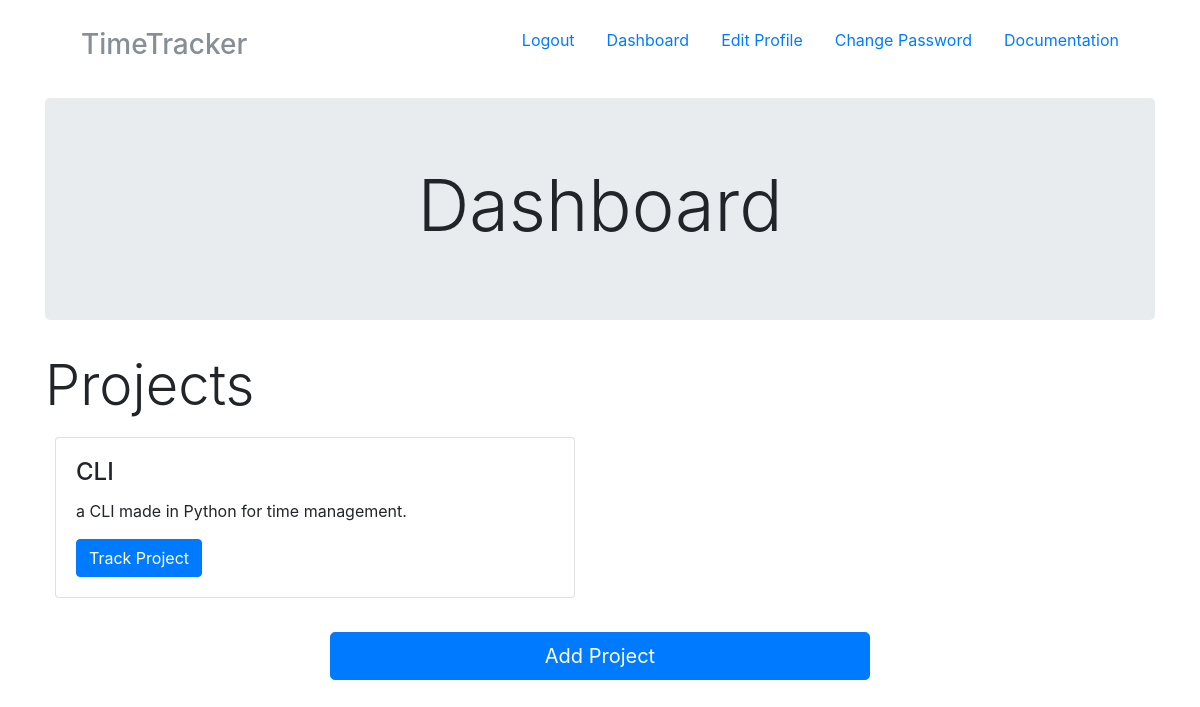
/manager/ (signed in), run on an earlier commit of the app's database.
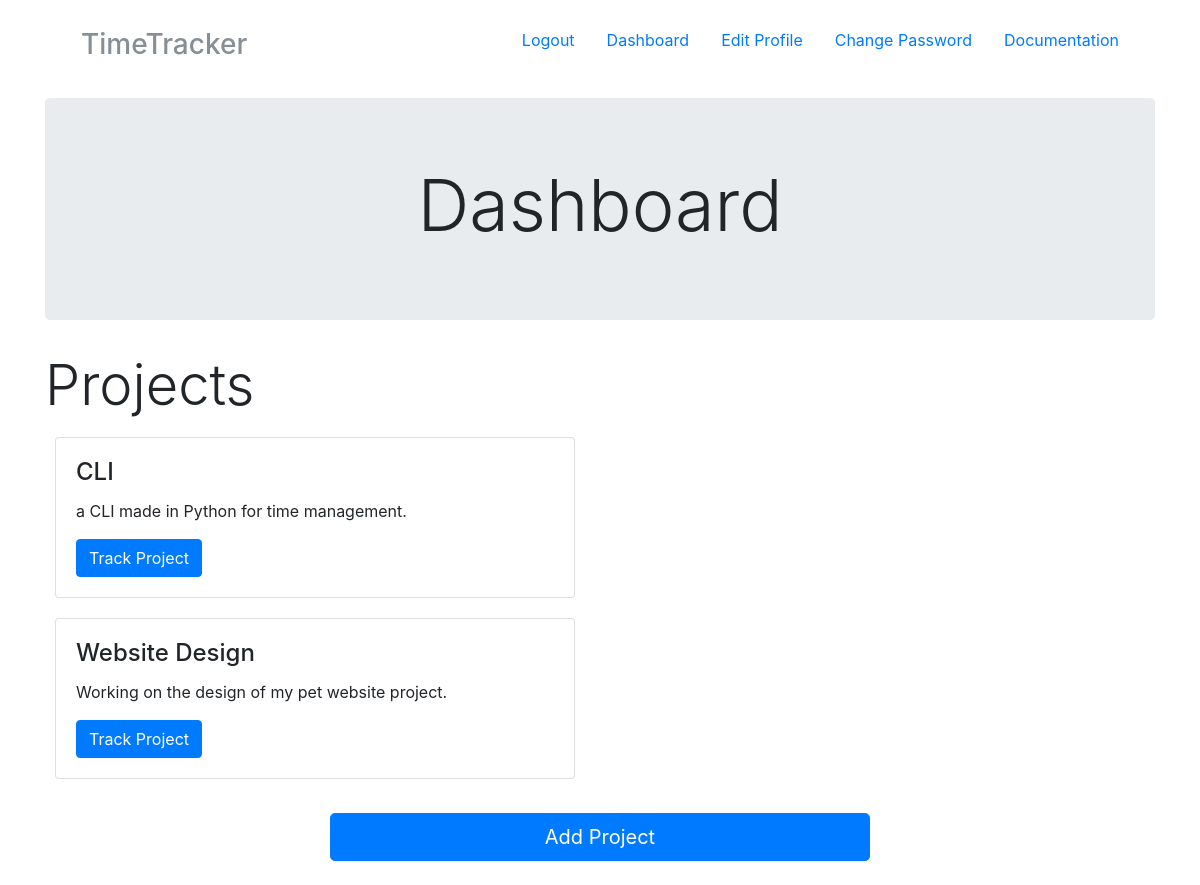
And on a later commit of the database.
### timemanager/models.py (models this page shows, shortened)
class Project(models.Model):
    user = models.ForeignKey(User, null=True, on_delete=models.CASCADE)
    name = models.CharField(max_length=20)
    description = models.CharField(max_length=100)
    pub_date = models.DateTimeField('date published', auto_now_add=True)

### timemanager/views.py (the view)
# urls.py: url(r'^manager/', include('timemanager.urls', namespace='timemanager'))
def manager(request):
    projects = Project.objects.filter(user=request.user)
    args = {'user': request.user, 'projects': projects}
    return render(request, 'timemanager/manager.html', args)

### timemanager/templates/timemanager/manager.html
{% extends 'accounts/base.html' %}
{% block content %}
<div class="jumbotron">
  <h1 class="display-3 text-center">Dashboard</h1>
</div>
<div class="row">
  <div class="col-12">
    <h2 class = 'display-4'>Projects</h2>
  </div>
</div>
{% if projects %}
{% for project in projects %}
<div class="row">
  <div class="col-6">
    <div class="card">
      <div class="card-block">
        <h4 class="card-title">{{ project.name }}</h4>
        <p class="card-text">{{ project.description }}</p>
        <a href="#" class="btn btn-primary">Track Project</a>
      </div>
    </div>
  </div>
</div>
{% endfor %}
{% else %}
<h3>You don't have any projects yet! Add a new project to get started.</h3>
{% endif %}
<br>
<div class="row justify-content-md-center">
  <div class="col-6">
    <a href="{% url 'timemanager:add' %}" class="btn btn-lg btn-primary btn-block">Add Project</a>
  </div>
</div>
<br>
{% endblock %}

What changed in the data, as far as the page shows it:
added Project: name "Website Design", description "Working on the design of my pet website project."
